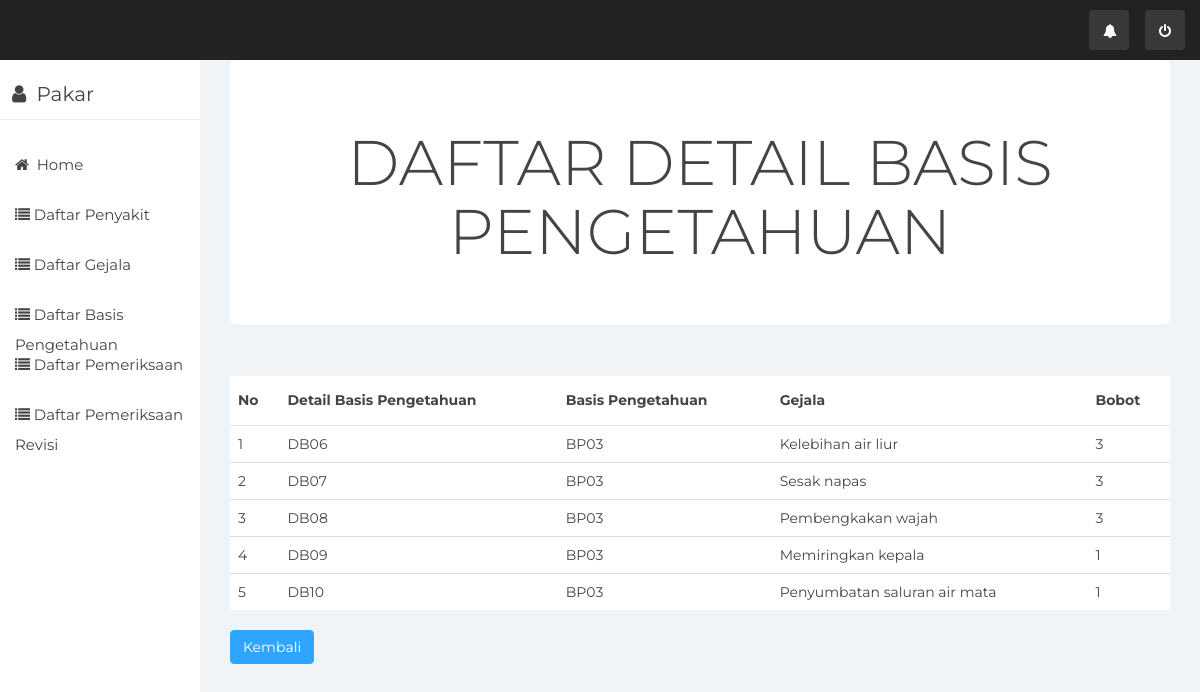
The app's page /index.php/Pakar/detailBasis/BP03, older data.
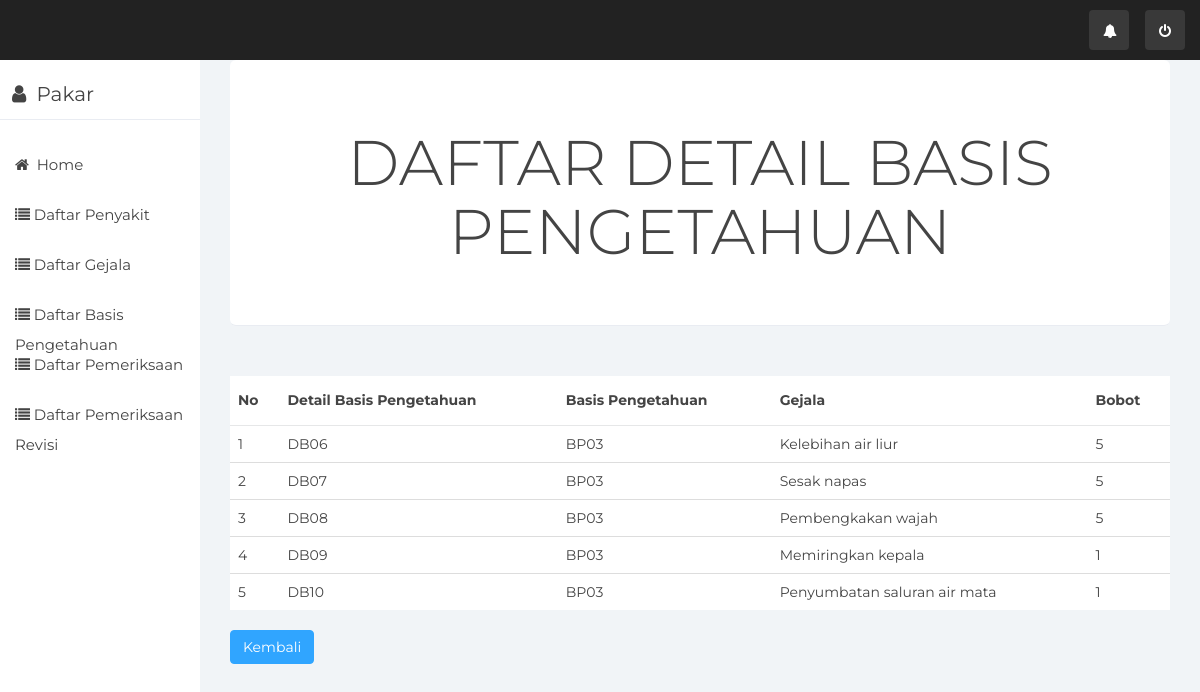
The same page, newer data.
### tables this page shows
CREATE TABLE `tb_detail_basis_pengetahuan` (
  `id_detail` varchar(10) NOT NULL,
  `id_gejala` varchar(10) NOT NULL,
  `id_basis_pengetahuan` varchar(10) NOT NULL,
  `bobot` enum('1','3','5') NOT NULL
);

CREATE TABLE `tb_gejala` (
  `id_gejala` varchar(10) NOT NULL,
  `gejala` varchar(100) NOT NULL
);

### application/controllers/Pakar.php (called while the page is built, shortened)
<?php
class Pakar extends CI_Controller {
	public function __construct(){
		$this->load->model('M_pakar');
		$this->load->helper('url','form');
		$this->load->library('form_validation');
	}
	public function detailBasis($id)
	{
		$data['basis'] = $this->M_pakar->getDataBasisId($id);
		$this->load->view('basisDetailPakar',$data);
	}
}
?>

### index.php (called while the page is built, shortened)
<?php
require_once BASEPATH.'core/CodeIgniter.php';

### application/models/M_pakar.php (called while the page is built, shortened)
<?php
class M_Pakar extends CI_Model {
	function getDataBasisId($id)
	{
		$query = $this->db->query("Select tb_basis_pengetahuan.id_basis_pengetahuan, tb_detail_basis_pengetahuan.*, tb_gejala.id_gejala, tb_gejala.gejala from tb_detail_basis_pengetahuan join tb_basis_pengetahuan on tb_detail_basis_pengetahuan.id_basis_pengetahuan = tb_basis_pengetahuan.id_basis_pengetahuan join tb_gejala on tb_gejala.id_gejala=tb_detail_basis_pengetahuan.id_gejala where tb_detail_basis_pengetahuan.id_basis_pengetahuan='$id'");
		return $query->result();
	}
}

### application/views/basisDetailPakar.php (the view, shortened to what this page needs)
<div class="col-sm-9 col-sm-offset-3 col-lg-10 col-lg-offset-2 main">
	    <div class="main-panel">
        <div class="content">
            <div class="container-fluid">
                <div class="row">
                    <div class="col-md-12">
                          <div class="jumbotron text-center">
                                 <h1>DAFTAR DETAIL BASIS PENGETAHUAN</h1>
                          </div>
                        <div class="card">
                            <div class="content table-responsive table-full-width">
                                <table class="table table-hover table-striped">
                                    <table class="table table-hover" id="contoh">
                                        <thead>
                                            <th>No</th>
                                            <th>Detail Basis Pengetahuan</th>
                                            <th>Basis Pengetahuan</th>
                                            <th>Gejala</th>
                                            <th>Bobot</th>
                                        </thead>
                                        <tbody>
                                            <?php
                                             $no=1;
                                             foreach ($basis as $key) { ?>
                                            <tr>
                                                <td><?php echo $no ?>  </td>
                                                <td><?php echo $key->id_detail;?></td>
                                                <td><?php echo $key->id_basis_pengetahuan;?></td>
                                                <td><?php echo $key->gejala;?></td>
                                                <td><?php echo $key->bobot;?></td>
                                            </tr>
                                            <?php
                                             $no++;
                                             }?>
                                        </tbody>
                                    </table>
                                </table>
                                     <a href="<?php echo site_url('Pakar/DataBasis')?>"> <button type="kembali" class="btn btn-primary">Kembali</button>
                            </div>
                        </div>
                    </div>
                </div>
            </div>
        </div>

Row changes from the older to the newer data that the page shows:
changed tb_detail_basis_pengetahuan "DB06": bobot "3" → "5"
changed tb_detail_basis_pengetahuan "DB07": bobot "3" → "5"
changed tb_detail_basis_pengetahuan "DB08": bobot "3" → "5"
